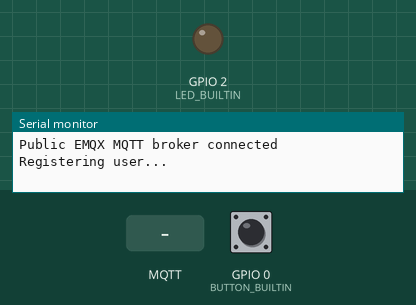
A sketch run on a simulated ESP32. On the bench: output pins drawn as LEDs (lit = HIGH), the last lines printed to the serial monitor. Inputs (shaded band) come from the test bench; at power-on: GPIO 0 (BUTTON_BUILTIN) LOW. WiFi joins after 1.5 s; servers stay silent unless stated; no MQTT or app messages arrive unless stated.

Above: at 2.7 s.
2.8 s: GPIO 0 (BUTTON_BUILTIN) pulled HIGH for 0.15 s
At 3.8 s:
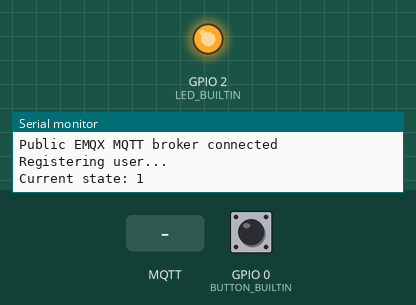
5.9 s: MQTT message "onprogress" arrives on the first subscribed topic
Timing chart, 0 to 14.9 s (numbered marks = the images above; inputs shaded):
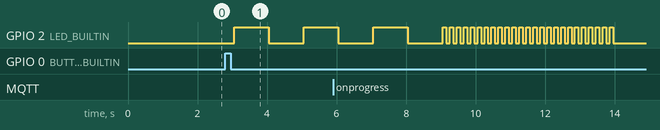

The sketch:

main.ino
```cpp
// user-facing transaction state
// -1: failed
// 0: idle
// 1: initialized
// 2: started
// 3: created
// 4: approved

#include <WiFi.h>
#include <PubSubClient.h>
#include <ArduinoJson.h>
#include <string.h>


#define LED_BUILTIN 2
#define BUTTON_BUILTIN 0

// WiFi
const char *ssid = "Konskuy";        // Enter your WiFi name
const char *password = "konskuyyy";  // Enter WiFi password

// MQTT Broker
const char *mqtt_broker = "broker.hivemq.com";
const int mqtt_port = 1883;
const char *mqtt_username = "averrous";
const char *mqtt_password = "test";
char s[50];

uint32_t chipId = 0;

bool isRegistering = false;

int userId = -1;

class ESPState {
private:
  int highDuration;
  int lowDuration;
  int transactionState;
  int minimumDuration;
  int refId;

public:
  ESPState() {
    this->highDuration = 0;
    this->lowDuration = 0;
    this->transactionState = 0;
    this->minimumDuration = 0;
    this->refId = -1;
  }
  ESPState(int highDuration, int lowDuration) {
    this->highDuration = highDuration;
    this->lowDuration = lowDuration;
    this->transactionState = 0;
    this->minimumDuration = 3000;
    this->refId = -1;
  }

  ESPState(int highDuration, int lowDuration, int transactionState) {
    this->highDuration = highDuration;
    this->lowDuration = lowDuration;
    this->transactionState = transactionState;
    this->minimumDuration = 3000;
    this->refId = -1;
  }

  ESPState(int highDuration, int lowDuration, int transactionState, int minimumDuration) {
    this->highDuration = highDuration;
    this->lowDuration = lowDuration;
    this->transactionState = transactionState;
    this->minimumDuration = minimumDuration;
    this->refId = -1;
  }

  ESPState(int highDuration, int lowDuration, int transactionState, int minimumDuration, int refId) {
    this->highDuration = highDuration;
    this->lowDuration = lowDuration;
    this->transactionState = transactionState;
    this->minimumDuration = minimumDuration;
    this->refId = refId;
  }


  int getHighDuration() {
    return highDuration;
  }

  void setRefId(int refId) {
    this->refId = refId;
  }

  int getRefId() {
    return this->refId;
  }

  int getLowDuration() {
    return lowDuration;
  }

  int getMinimumDuration() {
    return this->minimumDuration;
  }

  int getState() {
    return transactionState;
  }
};

class ESPStateManager {
private:
  ESPState state;
  ESPState defferedState;
  int lastStateUpdate;
  bool isQueued;
public:
  ESPStateManager() {
    this->state = ESPState(0, 0, 0, 0, -1);
    this->defferedState = ESPState(0, 0, 0, 0, -1);
    this->lastStateUpdate = millis();
    this->isQueued = false;
  }

  int getState() {
    return this->state.getState();
  }

  int getRefId() {
    return this->state.getRefId();
  }

  void nextState(int stateCode) {
    if (stateCode == 0) {
      this->defferedState = ESPState(0, 0, 0, 0, -1);
    } else if (stateCode == 1) {
      this->defferedState = ESPState(1000, 1000, 1, 0, this->state.getRefId());
    } else if (stateCode == 2) {
      this->defferedState = ESPState(1000, 1000, 2, 0, this->state.getRefId());
    } else if (stateCode == -1) {
      this->defferedState = ESPState(100, 100, -1, 5000, this->state.getRefId());
    } else if (stateCode == 3) {
      this->defferedState = ESPState(500, 0, 3, 0, this->state.getRefId());
    } else if (stateCode == 4) {
      this->defferedState = ESPState(500, 0, 4, 5000, this->state.getRefId());
    }

    this->isQueued = true;

    if (this->state.getMinimumDuration() == 0) {
      this->state = this->defferedState;
      this->isQueued = false;
      this->lastStateUpdate = millis();

      Serial.print("Current state: ");
      Serial.println(this->getState());
    }
  }

  void nextState(int stateCode, int refId) {
    if (stateCode == 0) {
      this->defferedState = ESPState(0, 0, 0, 0, -1);
    } else if (stateCode == 1) {
      this->defferedState = ESPState(1000, 1000, 1, 0, this->state.getRefId());
    } else if (stateCode == 2) {
      this->defferedState = ESPState(1000, 1000, 2, 0, this->state.getRefId());
    } else if (stateCode == -1) {
      this->defferedState = ESPState(200, 100, -1, 3000, this->state.getRefId());
    } else if (stateCode == 3) {
      this->defferedState = ESPState(500, 0, 3, 0, this->state.getRefId());
    } else if (stateCode == 4) {
      this->defferedState = ESPState(500, 0, 4, 3000, this->state.getRefId());
    }

    this->isQueued = true;
    this->defferedState.setRefId(refId);

    if (this->state.getMinimumDuration() == 0) {
      this->state = this->defferedState;
      this->isQueued = false;
      this->lastStateUpdate = millis();

      Serial.print("Current state: ");
      Serial.println(this->getState());
    }
  }

  int getHighDuration() {
    return this->state.getHighDuration();
  }

  int getLowDuration() {
    return this->state.getLowDuration();
  }

  void loop() {
    if (this->getState() == 1 && millis() - this->lastStateUpdate > 5000) {
      this->nextState(-1);
      this->nextState(0);
    }
    if (!this->isQueued) {
      return;
    }

    if (millis() - this->lastStateUpdate > this->state.getMinimumDuration()) {
      this->state = this->defferedState;
      this->isQueued = false;
      this->lastStateUpdate = millis();
      Serial.print("Current state: ");
      Serial.println(this->getState());
    }


  }
};

ESPStateManager stateManager;

void buttonPressedHandler() {
  if (stateManager.getState() == 0) {
    startTransaction();
    stateManager.nextState(1);
  }
}


WiFiClient espClient;
PubSubClient client(espClient);


void connectWifi() {
  WiFi.begin(ssid, password);
  while (WiFi.status() != WL_CONNECTED) {
    delay(500);
    Serial.println("Connecting to WiFi..");
  }
  Serial.println("Connected to the Wi-Fi network");
}

void connectMQTT() {
  client.setServer(mqtt_broker, mqtt_port);
  client.setCallback(callback);
  while (!client.connected()) {
    String client_id = "esp32-client-";
    client_id += String(WiFi.macAddress());
    Serial.printf("The client %s connects to the public MQTT broker\n", client_id.c_str());
    if (client.connect(client_id.c_str(), mqtt_username, mqtt_password)) {
      Serial.println("Public EMQX MQTT broker connected");
    } else {
      Serial.print("failed with state ");
      Serial.print(client.state());
      delay(2000);
    }
  }
}

int buttonState;            // the current reading from the input pin
int lastButtonState = LOW;  // the previous reading from the input pin

unsigned long lastDebounceTime = 0;  // the last time the output pin was toggled
unsigned long debounceDelay = 100;    // the debounce time; increase if the output flickers

void initializeButton() {
  pinMode(BUTTON_BUILTIN, INPUT);
}

void debounce(std::function<void()> handler) {
  int reading = digitalRead(BUTTON_BUILTIN);

  if (reading != lastButtonState) {
    lastDebounceTime = millis();
  }

  if ((millis() - lastDebounceTime) > debounceDelay) {
    if (reading != buttonState) {
      buttonState = reading;
      if (buttonState == LOW) {
        handler();
      }
    }
  }
  lastButtonState = reading;
}

void setup() {
  Serial.begin(115200);
  for (int i = 0; i < 17; i = i + 8) {
    chipId |= ((ESP.getEfuseMac() >> (40 - i)) & 0xff) << i;
  }
  digitalWrite(LED_BUILTIN, LOW);
  connectWifi();
  connectMQTT();
  initializeButton();
  pinMode(LED_BUILTIN, OUTPUT);
  sprintf(s, "register/status/%i", chipId);
  client.subscribe(s);
}

void callback(char *topic, byte *payload, unsigned int length) {
  JsonDocument message;
  JsonDocument approvalPayload;

  deserializeJson(message, payload);
  sprintf(s, "payment/%i/status", userId);
  if (strcmp(topic, s) == 0) {
    const char *transactionStatus = message["transaction_status"];
    Serial.println(transactionStatus);
    if (strcmp(transactionStatus, "onprogress") == 0 && stateManager.getState() == 1) {
      Serial.println("Transaction is created");
      stateManager.nextState(2);
    } else if (strcmp(transactionStatus, "finished") == 0 && stateManager.getState() == 2) {
      Serial.println("Transaction is finished");
      int refId = message["transaction_id"];
      stateManager.nextState(3, refId);
      approvalPayload["transaction_id"] = stateManager.getRefId();
      approvalPayload["approval"] = true;
      char payloadString[1000];
      serializeJsonPretty(approvalPayload, payloadString);
      sprintf(s, "payment/%i/approval", userId);
      client.publish(s, payloadString);
      stateManager.nextState(4);
      stateManager.nextState(0);
    } else if (strcmp(transactionStatus, "failed") == 0) {
      Serial.println("Transaction is failed");
      stateManager.nextState(-1);
      stateManager.nextState(0);
    }
  }

  sprintf(s, "register/status/%i", chipId);
  if (strcmp(topic, s) == 0) {
    userId = message["user_id"];
    isRegistering = false;
    Serial.print("Registered, with user id: ");
    Serial.println(userId);
    sprintf(s, "payment/%i/status", userId);
    client.subscribe(s);
  }
}

void startTransaction() {
  JsonDocument payload;
  payload["amount"] = 20000;

  char payloadString[1000];
  serializeJsonPretty(payload, payloadString);
  sprintf(s, "payment/%i", userId);
  client.publish(s, payloadString);
}


void registerUser() {
  isRegistering = true;
  JsonDocument payload;
  payload["device_id"] = chipId;

  Serial.println("Registering user...");

  char payloadString[1000];
  serializeJsonPretty(payload, payloadString);
  client.publish("register", payloadString);
}


void led() {
  if (stateManager.getHighDuration() == 0 && stateManager.getLowDuration() == 0) {
    return;
  }
  digitalWrite(LED_BUILTIN, HIGH);
  delay(stateManager.getHighDuration());
  digitalWrite(LED_BUILTIN, LOW);
  delay(stateManager.getLowDuration());
}

void loop() {
  stateManager.loop();
  client.loop();
  if (userId == -1 && !isRegistering) {
    registerUser();
    return;
  }
  debounce(buttonPressedHandler);
  led();
}
```

Measured:
- after the input at 2.8 s, GPIO 2 (LED_BUILTIN): LOW → HIGH after 0.25 s, → LOW 1.0 s later, → HIGH 1.0 s later
